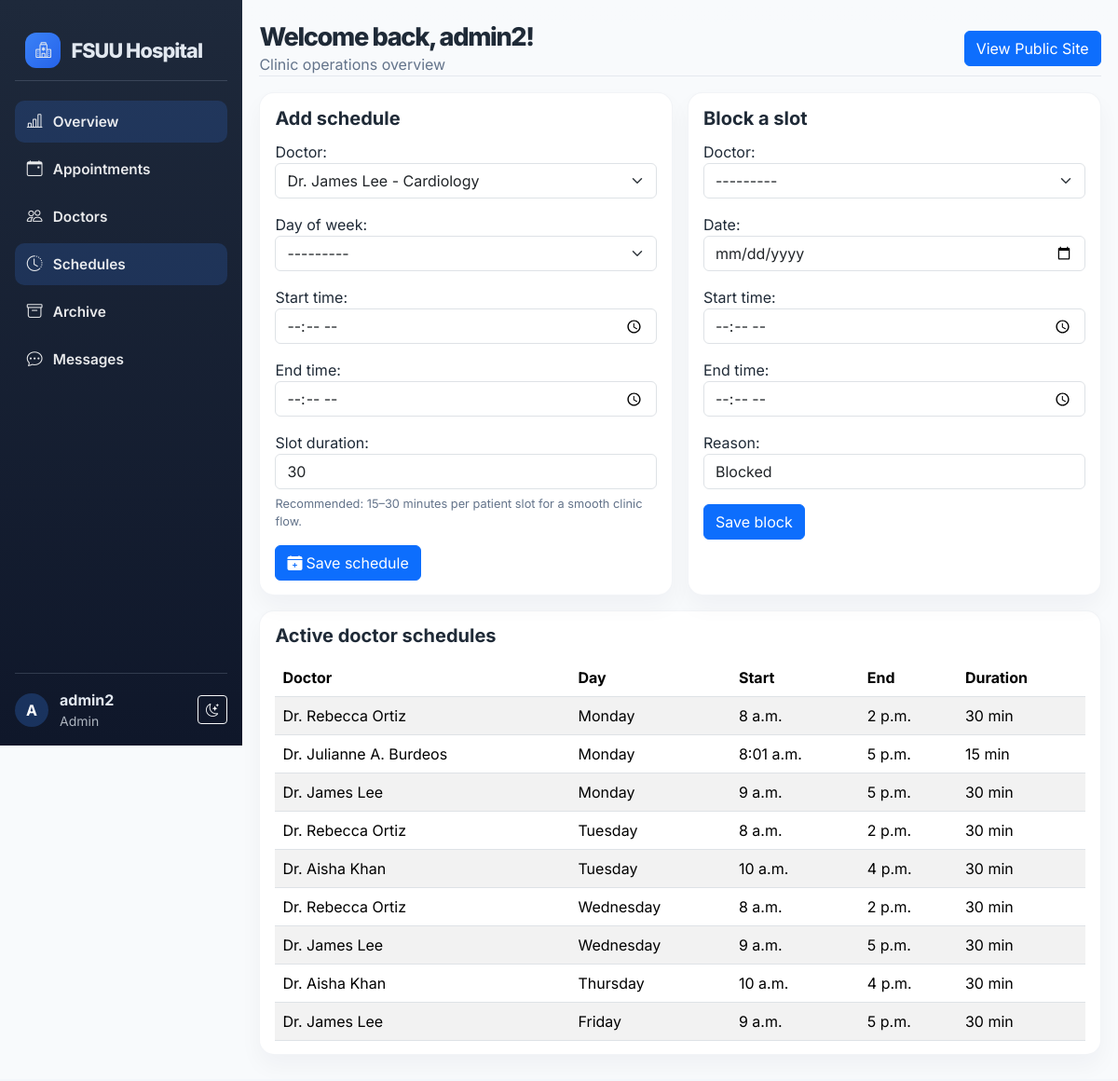
Page /admin-dashboard/?tab=schedules&doctor_id=1 (signed in) on the committed database.
### accounts/models.py (models this page shows, shortened)
class User(AbstractUser):
    role = models.CharField(max_length=20, choices=UserRole.choices, default=UserRole.PATIENT)
    phone = models.CharField(max_length=20, blank=True, default='')
    address = models.TextField(blank=True, default='')
    photo = models.ImageField(upload_to='user_photos/', blank=True, null=True)

### admin_dashboard/models.py (models this page shows, shortened)
class DoctorSchedule(models.Model):
    doctor = models.ForeignKey(Doctor, related_name='schedules', on_delete=models.CASCADE)
    day_of_week = models.IntegerField(choices=DayOfWeek.choices)
    start_time = models.TimeField()
    end_time = models.TimeField()
    slot_duration = models.PositiveIntegerField(default=30)
    class Meta:
        ordering = ['day_of_week', 'start_time']
        constraints = [
            models.UniqueConstraint(fields=['doctor', 'day_of_week', 'start_time', 'end_time'], name='unique_doctor_schedule')
        ]

class Doctor(models.Model):
    class Sex(models.TextChoices):
        MALE = 'MALE', 'Male'
        FEMALE = 'FEMALE', 'Female'
        OTHER = 'OTHER', 'Other'
    name = models.CharField(max_length=120)
    specialty = models.CharField(max_length=100)
    bio = models.TextField(blank=True)
    sex = models.CharField(max_length=20, choices=Sex.choices, default=Sex.MALE)
    photo = models.ImageField(upload_to='doctor_photos/', blank=True, null=True)
    is_archived = models.BooleanField(default=False)
    archived_at = models.DateTimeField(null=True, blank=True)
    created_at = models.DateTimeField(auto_now_add=True)
    def __str__(self):
        return f'{self.name} - {self.specialty}'

### admin_dashboard/views.py (the view, shortened to what this page needs)
# urls.py: path('', admin_dashboard, name='admin_dashboard'),
@admin_required
def admin_dashboard(request):
    selected_doctor_id = request.GET.get('doctor_id')
    doctor_form = DoctorForm(request.POST or None, request.FILES or None)
    schedule_form = DoctorScheduleForm(request.POST or None, initial={'doctor': selected_doctor_id} if selected_doctor_id else None)
    blocked_form = BlockedSlotForm(request.POST or None)
    filter_form = AppointmentFilterForm(request.GET or None)
    appointments = Appointment.objects.select_related('patient', 'doctor').all()
    if filter_form.is_bound and filter_form.is_valid():
        doctor = filter_form.cleaned_data.get('doctor')
        status = filter_form.cleaned_data.get('status')
        date = filter_form.cleaned_data.get('date')
        if doctor:
            appointments = appointments.filter(doctor=doctor)
        if status:
            appointments = appointments.filter(status=status)
        if date:
            appointments = appointments.filter(date=date)
    doctors = Doctor.objects.filter(is_archived=False)
    archived_doctors = Doctor.objects.filter(is_archived=True)
    schedules = DoctorSchedule.objects.select_related('doctor').all()
    blocked_slots = BlockedSlot.objects.select_related('doctor').all()
    total_appointments = appointments.count()
    no_show_rate = round((appointments.filter(status=Appointment.Status.NO_SHOW).count() / total_appointments) * 100, 2) if total_appointments else 0
    per_doctor = list(Appointment.objects.values('doctor__name').annotate(count=Count('id')).order_by('-count'))
    daily_counts = list(Appointment.objects.values('date').annotate(count=Count('id')).order_by('date')[:7])
    slot_counts = list(Appointment.objects.values('time').annotate(count=Count('id')).order_by('-count')[:8])
    context = {
        'doctors': doctors,
        'archived_doctors': archived_doctors,
        'schedules': schedules,
        'blocked_slots': blocked_slots,
        'appointments': appointments,
        'doctor_form': doctor_form,
        'schedule_form': schedule_form,
        'blocked_form': blocked_form,
        'filter_form': filter_form,
        'total_appointments': total_appointments,
        'no_show_rate': no_show_rate,
        'per_doctor': per_doctor,
        'daily_counts': daily_counts,
        'slot_counts': slot_counts,
        'doctor_chart_data': json.dumps([item['doctor__name'] for item in per_doctor]),
        'doctor_chart_counts': json.dumps([item['count'] for item in per_doctor]),
        'daily_labels': json.dumps([item['date'].strftime('%Y-%m-%d') for item in daily_counts]),
        'daily_values': json.dumps([item['count'] for item in daily_counts]),
    }
    return render(request, 'admin_dashboard/dashboard.html', context)

### admin_dashboard/forms.py
class DoctorForm(forms.ModelForm):
    class Meta:
        model = Doctor
        fields = ['name', 'specialty', 'sex', 'bio', 'photo']
        widgets = {
            'bio': forms.Textarea(attrs={'rows': 4, 'class': 'form-control'}),
            'name': forms.TextInput(attrs={'class': 'form-control'}),
            'specialty': forms.TextInput(attrs={'class': 'form-control'}),
            'sex': forms.Select(attrs={'class': 'form-select'}),
            'photo': forms.ClearableFileInput(attrs={'class': 'form-control'}),
        }

class DoctorScheduleForm(forms.ModelForm):
    slot_duration = forms.IntegerField(
        min_value=5,
        max_value=180,
        initial=30,
        help_text='Recommended: 15–30 minutes per patient slot for a smooth clinic flow.',
        widget=forms.NumberInput(attrs={'class': 'form-control'})
    )
    class Meta:
        model = DoctorSchedule
        fields = ['doctor', 'day_of_week', 'start_time', 'end_time', 'slot_duration']
        widgets = {
            'doctor': forms.Select(attrs={'class': 'form-select'}),
            'day_of_week': forms.Select(attrs={'class': 'form-select'}),
            'start_time': forms.TimeInput(attrs={'type': 'time', 'class': 'form-control'}),
            'end_time': forms.TimeInput(attrs={'type': 'time', 'class': 'form-control'}),
        }

### accounts/utils.py (called while the page is built)
def is_default_admin(user):
    if user is None or not getattr(user, 'is_authenticated', False):
        return False
    return (
        user.role == UserRole.ADMIN and (
            user.email.lower() == DEFAULT_ADMIN_EMAIL.lower() or user.username == DEFAULT_ADMIN_USERNAME
        )
    )

### admin_dashboard/templates/admin_dashboard/dashboard.html (shortened to what this page needs)
{% extends 'base.html' %}
{% block content %}
<div class="admin-dashboard-page">
    <div class="admin-shell">
        <aside class="admin-sidebar">
            <div class="admin-brand">
                <div class="brand-mark"><i class="bi bi-hospital"></i></div>
                <span>FSUU Hospital</span>
            </div>
            <nav class="admin-nav nav nav-pills flex-column" role="tablist" aria-label="Admin dashboard sections">
                <button class="nav-link active" type="button" data-bs-toggle="tab" data-bs-target="#overview-tab">
                    <i class="bi bi-bar-chart-line"></i> Overview
                </button>
                <button class="nav-link" type="button" data-bs-toggle="tab" data-bs-target="#appointments-tab">
                    <i class="bi bi-calendar-event"></i> Appointments
                </button>
                <button class="nav-link" type="button" data-bs-toggle="tab" data-bs-target="#doctors-tab">
                    <i class="bi bi-people"></i> Doctors
                </button>
                <button class="nav-link" type="button" data-bs-toggle="tab" data-bs-target="#schedules-tab">
                    <i class="bi bi-clock-history"></i> Schedules
                </button>
                <button class="nav-link" type="button" data-bs-toggle="tab" data-bs-target="#archived-tab">
                    <i class="bi bi-archive"></i> Archive
                </button>
                <a class="nav-link" href="{% url 'messages_page' %}">
                    <i class="bi bi-chat-dots"></i> Messages
                </a>
            </nav>
            <div class="admin-sidebar-footer">
                <div class="admin-user">
                    <div class="admin-user-badge">A</div>
                    <div>
                        <strong>{{ request.user.username }}</strong>
                        <small>Admin</small>
                    </div>
                </div>
                <button class="btn btn-sm btn-outline-light" type="button" data-theme-toggle title="Toggle light/dark mode" aria-label="Toggle light/dark mode"><i class="bi bi-moon-stars"></i></button>
            </div>
        </aside>
        <main class="admin-main">
            <div class="admin-topbar">
                <div class="admin-greeting">
                    <h2>Welcome back, {{ request.user.username }}!</h2>
                    <p class="subtle">Clinic operations overview</p>
                </div>
                <a class="btn btn-primary" href="{% url 'landing_page' %}" target="_blank" rel="noreferrer">View Public Site</a>
            </div>
            <div class="tab-content">
                <section id="schedules-tab" class="admin-section tab-pane fade" role="tabpanel">
                    <div class="row g-3 mb-3">
                        <div class="col-12 col-lg-6">
                            <div class="section-card h-100">
                                <h5>Add schedule</h5>
                                <form method="post">
                                    {{ schedule_form.as_p }}
                                    <button type="submit" name="save_schedule" class="btn btn-primary"><i class="bi bi-calendar-plus-fill me-1"></i>Save schedule</button>
                                </form>
                            </div>
                        </div>
                        <div class="col-12 col-lg-6">
                            <div class="section-card h-100">
                                <h5>Block a slot</h5>
                                <form method="post">
                                    {{ blocked_form.as_p }}
                                    <button type="submit" name="save_blocked" class="btn btn-primary">Save block</button>
                                </form>
                            </div>
                        </div>
                    </div>
                    <div class="section-card">
                        <h5>Active doctor schedules</h5>
                        <div class="table-responsive">
                            <table class="table table-striped align-middle mb-0">
                                <thead>
                                    <tr>
                                        <th>Doctor</th>
                                        <th>Day</th>
                                        <th>Start</th>
                                        <th>End</th>
                                        <th>Duration</th>
                                    </tr>
                                </thead>
                                <tbody>
                                    {% for schedule in schedules %}
                                    <tr>
                                        <td>{{ schedule.doctor.name }}</td>
                                        <td>{{ schedule.get_day_of_week_display }}</td>
                                        <td>{{ schedule.start_time }}</td>
                                        <td>{{ schedule.end_time }}</td>
                                        <td>{{ schedule.slot_duration }} min</td>
                                    </tr>
                                    {% empty %}
                                    <tr><td colspan="5" class="text-center text-muted">No schedules configured.</td></tr>
                                    {% endfor %}
                                </tbody>
                            </table>
                        </div>
                    </div>
                </section>
            </div>
        </main>
    </div>
</div>
{% endblock %}

### templates/base.html (style rules this page uses)
:root { --primary: #0d6efd; --primary-dark: #0b57d0; --bg: #f8fafc; --card-bg: #ffffff; --muted: #6c757d; --shadow: 0 18px 40px rgba(15, 23, 42, 0.08); }
:root { --bg: #f8fafc; --bg-alt: #f3f7fb; --panel: rgba(255,255,255,0.96); --panel-solid: #ffffff; --card: #ffffff; --card-alt: #f8fafc; --text: #1f2a37; --text-strong: #0f172a; --muted: #64748b; --border: rgba(148, 163, 184, 0.18); --shadow: 0 18px 40px rgba(15, 23, 42, 0.08); --sidebar-top: #1e293b; --sidebar-bottom: #0f172a; --sidebar-text: #e2e8f0; --sidebar-soft: rgba(148, 163, 184, 0.18); --accent: #0d6efd; --accent-strong: #2563eb; --bubble-me: linear-gradient(135deg, #0d6efd 0%, #2563eb 100%); --bubble-theirs: #f1f5f9; }
body { font-family: 'Inter', sans-serif; background: linear-gradient(180deg, var(--bg) 0%, var(--bg-alt) 100%); color: var(--text); transition: background-color 0.2s ease, color 0.2s ease; }
.nav-link { color: rgba(255,255,255,0.9) !important; font-weight: 500; }
.btn-primary { background: var(--primary); border-color: var(--primary); }

### admin_dashboard/templates/admin_dashboard/dashboard.html (style rules this page uses)
.admin-dashboard-page { width: 100vw; margin-left: calc(50% - 50vw); margin-right: calc(50% - 50vw); min-height: 100vh; background: #f8fafc; }
.admin-shell { display: flex; width: 100%; min-height: 100vh; background: #f8fafc; overflow: hidden; }
.admin-sidebar { position: fixed; top: 0; left: 0; width: 260px; height: 100vh; flex-shrink: 0; background: linear-gradient(180deg, #1e293b 0%, #0f172a 100%); color: #e2e8f0; padding: 1.5rem 1rem 1rem; display: flex; flex-direction: column; z-index: 10; }
.admin-brand { display: flex; align-items: center; gap: 0.7rem; padding: 0.7rem 0.7rem 0.8rem; font-size: 1.35rem; font-weight: 800; letter-spacing: -0.04em; border-bottom: 1px solid rgba(148, 163, 184, 0.25); margin-bottom: 0.8rem; }
.brand-mark { width: 38px; height: 38px; border-radius: 12px; background: linear-gradient(135deg, #3b82f6 0%, #2563eb 100%); display: grid; place-items: center; font-size: 1rem; font-weight: 700; }
.admin-nav { display: flex; flex-direction: column; gap: 0.35rem; margin-top: 0.5rem; }
.admin-nav .nav-link { color: rgba(226, 232, 240, 0.8); border-radius: 10px; padding: 0.7rem 0.8rem; font-weight: 600; display: flex; align-items: center; gap: 0.7rem; transition: all 0.2s ease; font-size: 0.96rem; }
.admin-nav .nav-link:hover, .admin-nav .nav-link.active { background: rgba(59, 130, 246, 0.18); color: #fff; }
.admin-nav .nav-link i, .brand-mark i { font-size: 1.05rem; line-height: 1; }
.helptext { display: block; color: #64748b; font-size: 0.8rem; margin-top: 0.35rem; }
.admin-sidebar-footer { margin-top: auto; border-top: 1px solid rgba(148, 163, 184, 0.25); padding-top: 1rem; display: flex; align-items: center; justify-content: space-between; gap: 0.75rem; }
.admin-user { display: flex; align-items: center; gap: 0.75rem; min-width: 0; }
.admin-user-badge { width: 36px; height: 36px; border-radius: 50%; background: rgba(59, 130, 246, 0.25); color: #fff; display: grid; place-items: center; font-weight: 700; }
.admin-user small { display: block; color: rgba(226, 232, 240, 0.75); }
.admin-main { flex: 1 1 auto; min-width: 0; overflow-x: hidden; background: #f8fafc; padding: 0 1.15rem 1.6rem 1.15rem; margin-left: 260px; min-height: 100vh; }
.admin-topbar { display: flex; justify-content: space-between; align-items: center; gap: 1rem; margin-bottom: 1.1rem; padding: 0; border-bottom: 1px solid rgba(148, 163, 184, 0.2); }
.admin-greeting h2 { margin: 0; font-size: clamp(1.7rem, 1.8vw, 2.1rem); letter-spacing: -0.05em; font-weight: 800; }
.subtle { color: #64748b; margin: 0; }
.admin-section { display: none; animation: fadeIn 0.2s ease; }
.admin-section.active { display: block; }
.section-card { background: #fff; border-radius: 16px; box-shadow: 0 12px 24px rgba(15, 23, 42, 0.04); border: 1px solid rgba(148, 163, 184, 0.12); padding: 0.9rem 1rem; }
.section-card h5 { font-weight: 700; margin-bottom: 0.8rem; }

### rows in the picture
User: user.username "admin2"
DoctorSchedule: doctor.name "Dr. Rebecca Ortiz", day_of_week "Monday", start_time "8 a.m.", end_time "2 p.m.", slot_duration "30"
DoctorSchedule: doctor.name "Dr. Julianne A. Burdeos", day_of_week "Monday", start_time "8:01 a.m.", end_time "5 p.m.", slot_duration "15"
DoctorSchedule: doctor.name "Dr. James Lee", day_of_week "Monday", start_time "9 a.m.", end_time "5 p.m.", slot_duration "30"
DoctorSchedule: doctor.name "Dr. Rebecca Ortiz", day_of_week "Tuesday", start_time "8 a.m.", end_time "2 p.m.", slot_duration "30"
DoctorSchedule: doctor.name "Dr. Aisha Khan", day_of_week "Tuesday", start_time "10 a.m.", end_time "4 p.m.", slot_duration "30"
DoctorSchedule: doctor.name "Dr. Rebecca Ortiz", day_of_week "Wednesday", start_time "8 a.m.", end_time "2 p.m.", slot_duration "30"
DoctorSchedule: doctor.name "Dr. James Lee", day_of_week "Wednesday", start_time "9 a.m.", end_time "5 p.m.", slot_duration "30"
DoctorSchedule: doctor.name "Dr. Aisha Khan", day_of_week "Thursday", start_time "10 a.m.", end_time "4 p.m.", slot_duration "30"
DoctorSchedule: doctor.name "Dr. James Lee", day_of_week "Friday", start_time "9 a.m.", end_time "5 p.m.", slot_duration "30"
